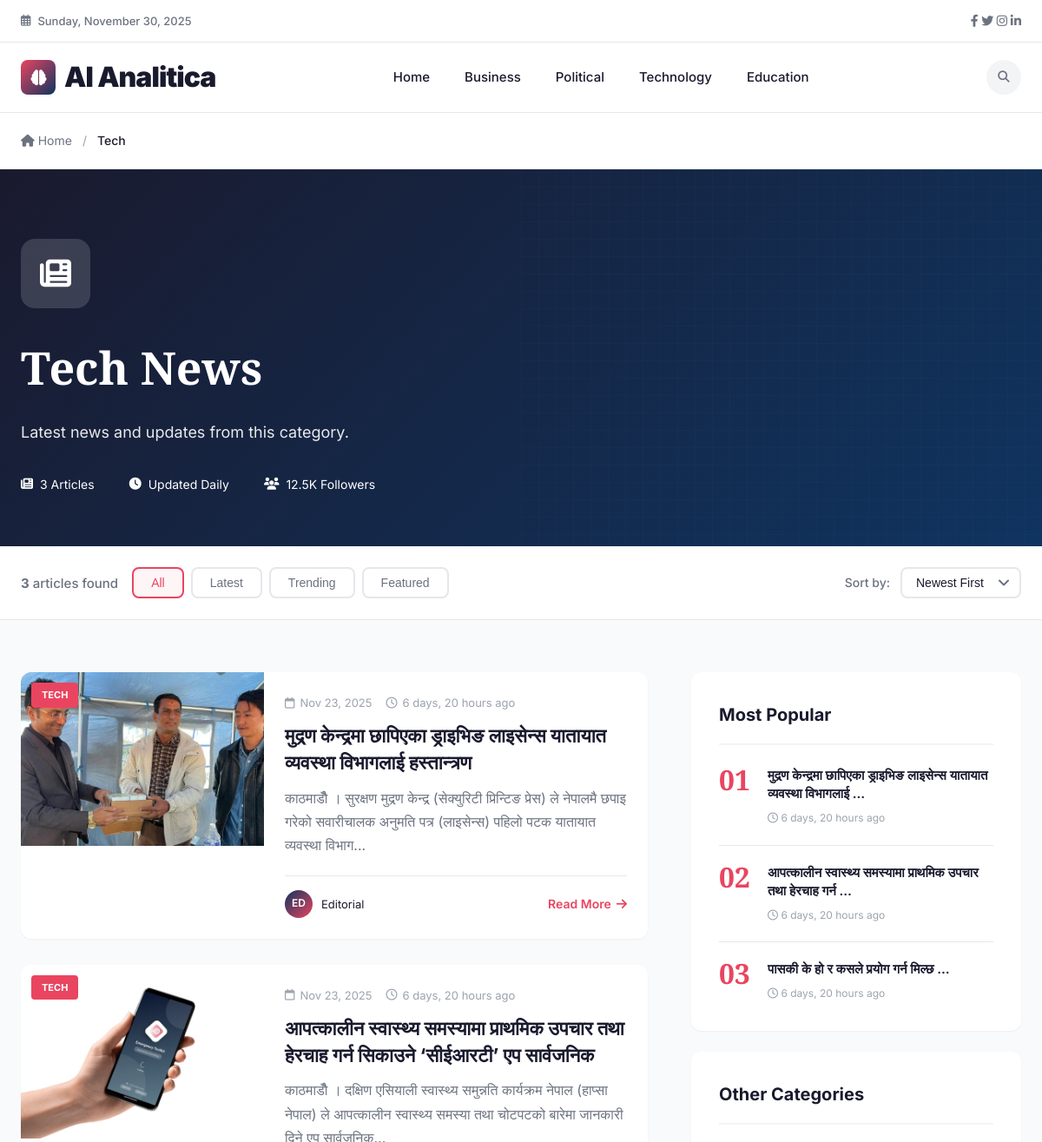
/category/tech/ (upper part), run on an earlier commit of the app's database.
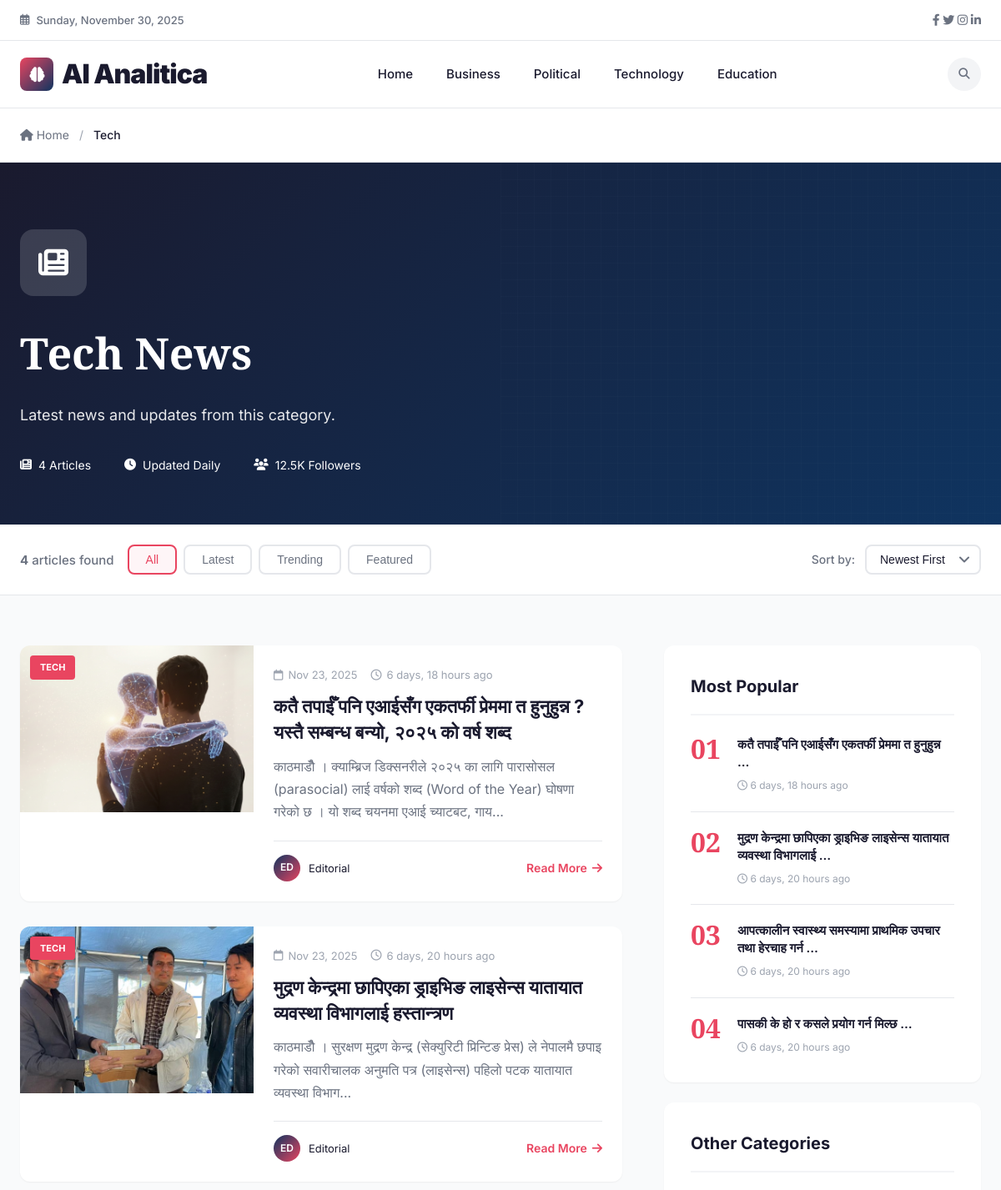
And on a later commit of the database.
### news/models.py (models this page shows, shortened)
class News(models.Model):
    CATEGORY_CHOICES = [
        ('business', 'Business'),
        ('political', 'Political'),
        ('tech', 'Tech'),
        ('education', 'Education'),
    ]
    title = models.CharField(max_length=255)
    content = models.TextField()
    category = models.CharField(max_length=50, choices=CATEGORY_CHOICES, default='business')
    author = models.ForeignKey(TeamMember, on_delete=models.SET_NULL, null=True, blank=True, related_name='articles', help_text="Select the author from team members")
    created_at = models.DateTimeField(auto_now_add=True)
    updated_at = models.DateTimeField(auto_now=True)
    image = models.ImageField(upload_to='news_images/', blank=True, null=True)

### news/views.py (the view)
# urls.py: path('category/<str:category>/', views.category_page, name='category'),
def category_page(request, category):
    news_list = News.objects.filter(category=category).order_by('-created_at')
    paginator = Paginator(news_list, 10)
    page = request.GET.get('page', 1)
    try:
        news_page = paginator.page(page)
    except PageNotAnInteger:
        news_page = paginator.page(1)
    except EmptyPage:
        news_page = paginator.page(paginator.num_pages)
    return render(request, 'news/category.html', {
        'category': category.title(),
        'news_list': news_page,
        'paginator': paginator,
    })

### news/templates/news/category.html (shortened to what the changed rows need)
<!DOCTYPE html>
<html lang="en">
<head>
    <link rel="stylesheet" href="https://cdnjs.cloudflare.com/ajax/libs/font-awesome/6.4.0/css/all.min.css">
</head>
<body>
<div class="category-header">
    <div class="container">
        <div class="category-header-content">
            <h1 class="category-title">{{ category|title }} News</h1>
            <div class="category-stats">
                <div class="stat-item">
                    <i class="fas fa-newspaper"></i>
                    <span>{{ news_list|length }} Articles</span>
                </div>
            </div>
        </div>
    </div>
</div>
<div class="filter-bar">
    <div class="container">
        <div class="filter-content">
            <div class="filter-left">
                <span class="results-count">
                    <strong>{{ news_list|length }}</strong> articles found
                </span>
            </div>
        </div>
    </div>
</div>
<div class="container">
    <div class="main-layout">
        <main>
            {% if news_list %}
                <div class="news-grid">
                    {% for item in news_list %}
                    <article class="news-card">
                        <div class="news-image">
                            {% if item.image %}
                                <img src="{{ item.image.url }}" alt="{{ item.title }}">
                            {% else %}
                                <img src="https://images.unsplash.com/photo-158739{{ forloop.counter }}3056-4dd2426de030?w=400&h=300&fit=crop" alt="{{ item.title }}">
                            {% endif %}
                            <span class="news-badge">{{ category|upper }}</span>
                        </div>
                        <div class="news-content">
                            <div class="news-meta">
                                <div class="meta-item">
                                    <i class="far fa-calendar"></i>
                                    <span>{{ item.created_at|date:"M d, Y" }}</span>
                                </div>
                                <div class="meta-item">
                                    <i class="far fa-clock"></i>
                                    <span>{{ item.created_at|timesince }} ago</span>
                                </div>
                            </div>
                            <h2 class="news-title">
                                <a href="{% url 'news:news_detail' item.pk %}">
                                    {{ item.title }}
                                </a>
                            </h2>
                            <p class="news-excerpt">{{ item.content|slice:":150" }}...</p>
                            <div class="news-footer">
                                <div class="news-author">
                                    <div class="author-avatar">ED</div>
                                    <span>Editorial</span>
                                </div>
                                <a href="{% url 'news:news_detail' item.pk %}" class="read-more">
                                    Read More <i class="fas fa-arrow-right"></i>
                                </a>
                            </div>
                        </div>
                    </article>
                    {% endfor %}
                </div>
            {% endif %}
        </main>
        <aside class="sidebar">
            <div class="widget">
                <div class="popular-list">
                    {% for item in news_list|slice:":5" %}
                    <div class="popular-post">
                        <div class="popular-rank">{{ forloop.counter|stringformat:"02d" }}</div>
                        <div class="popular-info">
                            <h4>
                                <a href="{% url 'news:news_detail' item.pk %}">
                                    {{ item.title|truncatewords:8 }}
                                </a>
                            </h4>
                            <div class="popular-meta">
                                <i class="far fa-clock"></i> {{ item.created_at|timesince }} ago
                            </div>
                        </div>
                    </div>
                    {% endfor %}
                </div>
            </div>
        </aside>
    </div>
</div>
</body>
</html>

What changed in the data, as far as the page shows it:
no longer on one of the page's lists (row unchanged): News: category "TECH", created_at "Nov 23, 2025", created_at "6 days, 20 hours", title "आपत्कालीन स्वास्थ्य समस्यामा प्राथमिक उपचार तथा हेरचाह गर्न सिकाउने ‘सीईआरटी’ एप सार्वजनिक"
added News: image (picture), category "TECH", created_at "Nov 23, 2025", created_at "6 days, 18 hours", title "कतै तपाईँ पनि एआईसँग एकतर्फी प्रेममा त हुनुहुन्न ? यस्तै सम्बन्ध बन्यो, २०२५ को वर्ष शब्द", content "काठमाडौँ । क्याम्ब्रिज डिक्सनरीले २०२५ का लागि पारासोसल (parasocial) लाई वर्षको शब्द (Word of the Year) घोषणा गरेको छ । यो शब्द चयनमा एआई च्याटबट, गाय", title "कतै तपाईँ पनि एआईसँग एकतर्फी प्रेममा त हुनुहुन्न …"
Also different on the page:
{{ news_list|length }}: "3" → "4"
